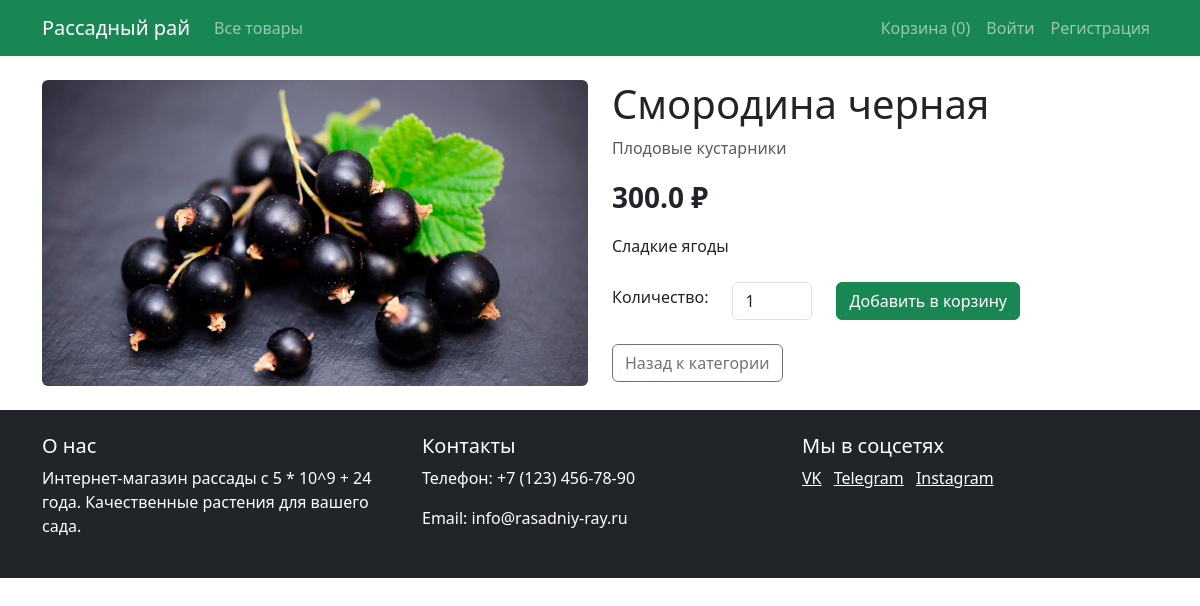
The app's page /product/3 with its own data.
### models.py (models this page shows)
class Product(db.Model):
    id = db.Column(db.Integer, primary_key=True)
    name = db.Column(db.String(100), nullable=False)
    description = db.Column(db.Text)
    price = db.Column(db.Float, nullable=False)
    category_id = db.Column(db.Integer, db.ForeignKey('category.id'), nullable=False)
    image = db.Column(db.String(100))
    order_items = db.relationship('OrderItem', backref='product', lazy=True)

class Category(db.Model):
    id = db.Column(db.Integer, primary_key=True)
    name = db.Column(db.String(100), nullable=False)
    products = db.relationship('Product', backref='category', lazy=True)

### app.py (the view)
@app.route('/product/<int:product_id>')
def product(product_id):
    product = Product.query.get_or_404(product_id)
    return render_template('product.html', product=product)

### app.py (called while the page is built)
@app.before_request
def fix_cart():
    if 'cart' in session and not isinstance(session['cart'], dict):
        session.pop('cart', None)

### templates/product.html (shortened to what this page needs)
{% extends "base.html" %}
{% block content %}
<div class="row">
    <div class="col-md-6">
        <img src="{{ url_for('static', filename='images/' + product.image) }}" class="img-fluid rounded" alt="{{ product.name }}">
    </div>
    <div class="col-md-6">
        <h1>{{ product.name }}</h1>
        <p class="text-muted">{{ product.category.name }}</p>
        <p class="fs-3 fw-bold">{{ product.price }} ₽</p>
        <p>{{ product.description }}</p>
        <form action="{{ url_for('add_to_cart', product_id=product.id) }}" method="POST" class="mt-4">
            <div class="row align-items-center">
                <div class="col-auto">
                    <label for="quantity" class="form-label">Количество:</label>
                </div>
                <div class="col-auto">
                    <input type="number" id="quantity" name="quantity" value="1" min="1" class="form-control" style="width: 80px;">
                </div>
                <div class="col-auto">
                    <button type="submit" class="btn btn-success">Добавить в корзину</button>
                </div>
            </div>
        </form>
        <div class="mt-4">
            <a href="{{ url_for('products', category_id=product.category_id) }}" class="btn btn-outline-secondary">
                Назад к категории
            </a>
        </div>
    </div>
</div>
{% endblock %}

### static/css/style.css (style rules this page uses)
body { font-family: 'Segoe UI', Tahoma, Geneva, Verdana, sans-serif; background-color: #f8f9fa; }

### records on screen
Product: image (picture), name "Смородина черная", price "300.0", description "Сладкие ягоды"
Category: category.name "Плодовые кустарники"

### other values on screen
{{ session.get('cart', {})|length }} "0"
